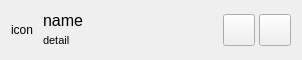
<?xml version="1.0" encoding="UTF-8"?>
<ui version="4.0">
 <class>SerialItem</class>
 <widget class="QWidget" name="SerialItem">
  <property name="geometry">
   <rect>
    <x>0</x>
    <y>0</y>
    <width>302</width>
    <height>60</height>
   </rect>
  </property>
  <property name="windowTitle">
   <string>Form</string>
  </property>
  <layout class="QGridLayout" name="gridLayout">
   <property name="horizontalSpacing">
    <number>10</number>
   </property>
   <property name="verticalSpacing">
    <number>1</number>
   </property>
   <item row="0" column="0" rowspan="2">
    <widget class="QLabel" name="icon_label">
     <property name="text">
      <string>icon</string>
     </property>
    </widget>
   </item>
   <item row="0" column="2" rowspan="2">
    <spacer name="horizontalSpacer">
     <property name="orientation">
      <enum>Qt::Orientation::Horizontal</enum>
     </property>
     <property name="sizeHint" stdset="0">
      <size>
       <width>40</width>
       <height>20</height>
      </size>
     </property>
    </spacer>
   </item>
   <item row="0" column="3" rowspan="2">
    <widget class="QWidget" name="widget" native="true">
     <property name="minimumSize">
      <size>
       <width>0</width>
       <height>0</height>
      </size>
     </property>
     <layout class="QHBoxLayout" name="horizontalLayout">
      <property name="spacing">
       <number>4</number>
      </property>
      <property name="leftMargin">
       <number>0</number>
      </property>
      <property name="topMargin">
       <number>0</number>
      </property>
      <property name="rightMargin">
       <number>0</number>
      </property>
      <property name="bottomMargin">
       <number>0</number>
      </property>
      <item>
       <widget class="QPushButton" name="run_or_stop_btn">
        <property name="minimumSize">
         <size>
          <width>32</width>
          <height>32</height>
         </size>
        </property>
        <property name="maximumSize">
         <size>
          <width>32</width>
          <height>32</height>
         </size>
        </property>
        <property name="text">
         <string/>
        </property>
       </widget>
      </item>
      <item>
       <widget class="QPushButton" name="setting_btn">
        <property name="minimumSize">
         <size>
          <width>32</width>
          <height>32</height>
         </size>
        </property>
        <property name="maximumSize">
         <size>
          <width>32</width>
          <height>32</height>
         </size>
        </property>
        <property name="text">
         <string/>
        </property>
       </widget>
      </item>
     </layout>
    </widget>
   </item>
   <item row="0" column="1">
    <widget class="QLabel" name="name_label">
     <property name="font">
      <font>
       <pointsize>12</pointsize>
      </font>
     </property>
     <property name="text">
      <string>name</string>
     </property>
    </widget>
   </item>
   <item row="1" column="1">
    <widget class="QLabel" name="detal_label">
     <property name="font">
      <font>
       <pointsize>8</pointsize>
      </font>
     </property>
     <property name="text">
      <string>detail</string>
     </property>
    </widget>
   </item>
  </layout>
 </widget>
 <resources/>
 <connections/>
</ui>
